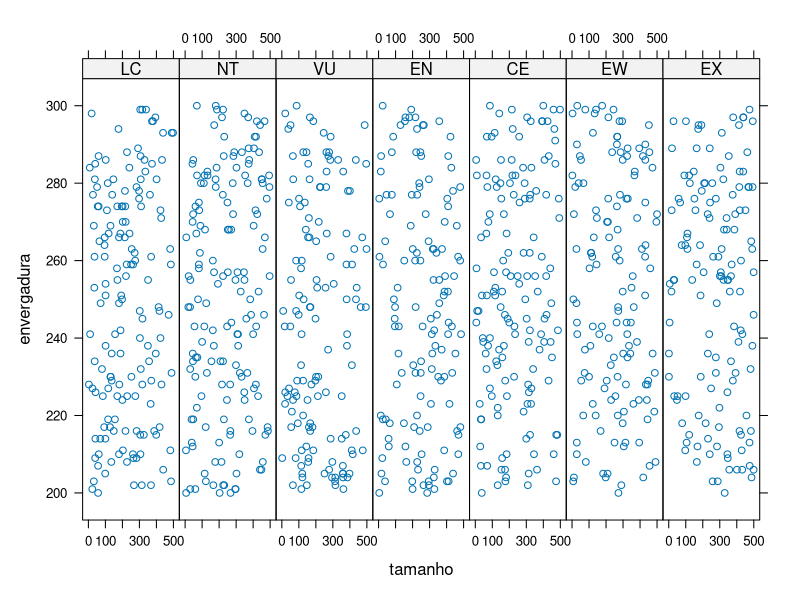
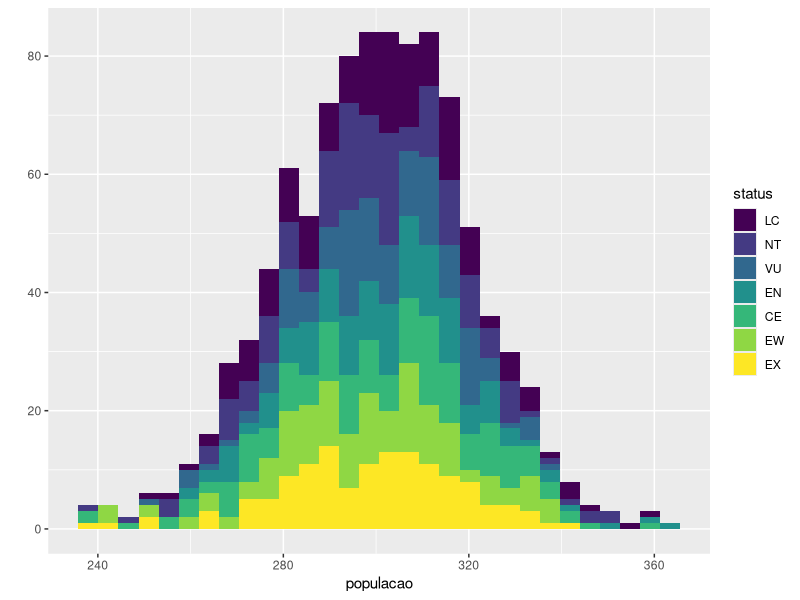
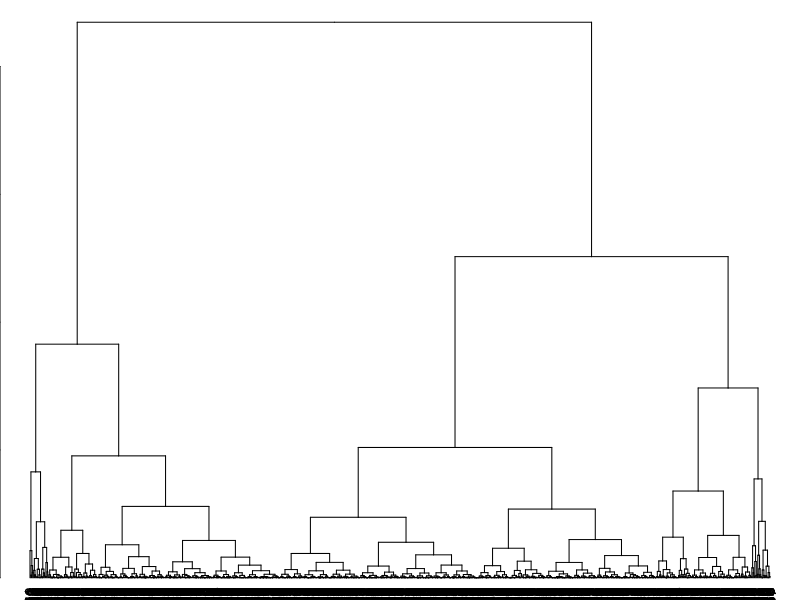

Generate these figures, in order, with R:
#Lendo o arquivo
especimes_data <- read.table('./especimes.txt', sep=',', header=TRUE)

#Adicionando os atributos dependentes
especimes_data['envergaduraXtamanho'] = (especimes_data$envergadura / especimes_data$tamanho) * 100

especimes_data$status <- ordered(especimes_data$status, levels = c('LC', 'NT', 'VU', 'EN', 'CE', 'EW','EX'))

especimes_data['exemplaresXidade'] = especimes_data$idade/ especimes_data$exemplares

#Criando um xyplot para verificar o padrão de envergadura e tamanho com relação ao status de conservação
library(lattice)

xyplot(envergadura ~ tamanho | status, data = especimes_data, layout = c(7,1)) # coluna e linhas

# Verificando o padrão da população organizada pelo status de conservação
library(ggplot2)

qplot(populacao, data = especimes_data, fill = status)

#Clusterização Hierarquica bioma, status, populacao

head(especimes_data)

dist_especimes <- dist(especimes_data[,c(1,3,4)])
dist_especimes

clust_especimes <- hclust(dist_especimes)
dendro <- as.dendrogram(clust_especimes)
par(mar=c(0,0,0,0))
plot(dendro)

